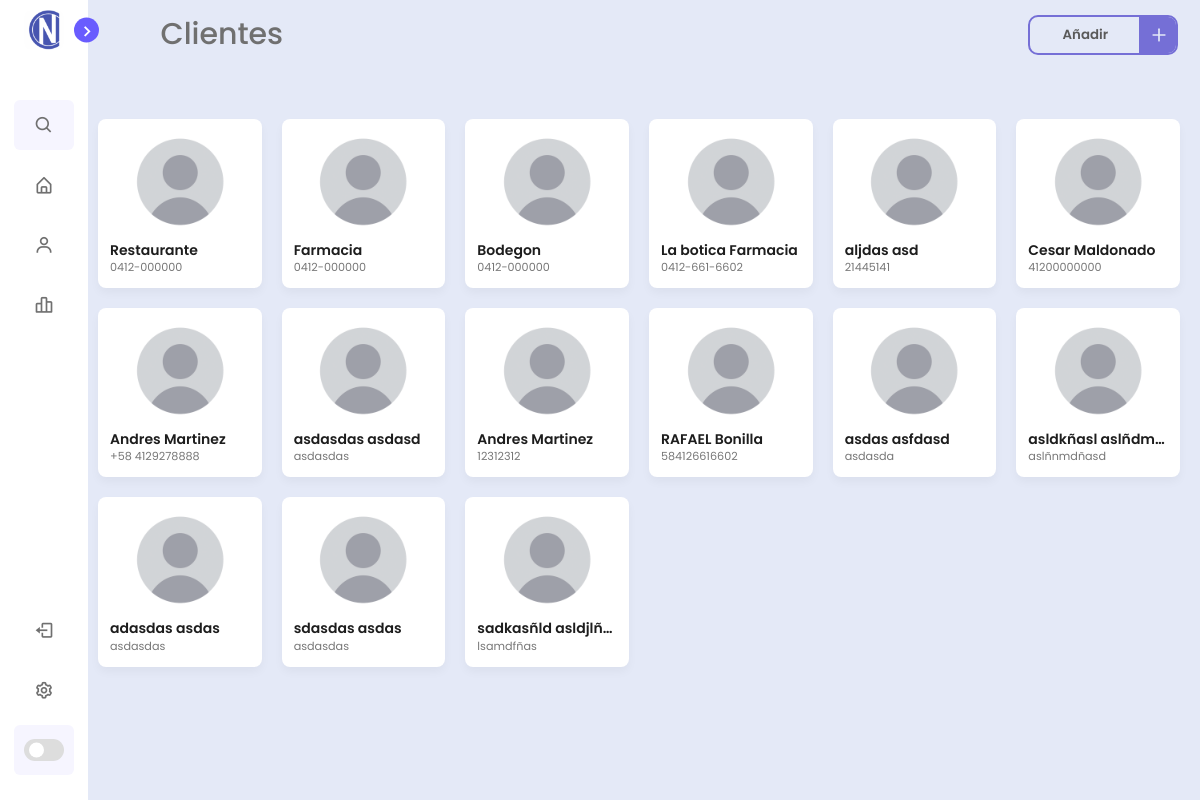
Page /Clients (signed in) on the committed database.
### tables this page shows
CREATE TABLE clientProject (

projectClientId INTEGER PRIMARY KEY AUTOINCREMENT,

projectClientName TEXT,

projectClientNumber INTEGER
);

### new.py (the view)
@app.route("/Clients")
def clients():
    clients=try_clients()
    return  clients

### library/DB.py (called while the page is built)
def get_clients():
    conn = sqlite3.connect('library/database.db')
    cursor = conn.cursor()
    cursor.execute("SELECT projectClientName,ProjectClientNumber FROM clientProject")
    filas = cursor.fetchall()
    return filas

### library/URLs.py (called while the page is built)
def try_clients():
    if g.user:
        cliente=get_clients()
        return render_template("clients.html",user=g.user,cliente=cliente)
    flash("Debe de iniciar sesión primero.")
    return render_template("index.html")

### new.py (called while the page is built)
@app.before_request
def before_request():
    if "username" in session:
        g.user = session["username"]
    else:
        g.user = None

### templates/clients.html (shortened to what this page needs)
<!DOCTYPE html>
<html lang="en">
<head>
    <link rel="stylesheet" href="../static/css/clients.css">
    <link rel="stylesheet" href="../static/css/scrollbar.css">
    <link rel="stylesheet" href="https://cdnjs.cloudflare.com/ajax/libs/font-awesome/6.4.2/css/all.min.css">
    <link href='https://unpkg.com/boxicons@2.1.1/css/boxicons.min.css' rel='stylesheet'>
</head>
<body>
    <nav class="sidebar close">
        <header>
            <div class="image-text">
                <span class="image">
                    <img src="../static/img/icon.ico" alt="iconcopy">
                </span>
            </div>
            <i class='bx bx-chevron-right toggle'></i>
        </header>
        <div class="menu-bar">
            <div class="menu">
                <li class="search-box">
                    <i class='bx bx-search icon'></i>
                </li>
                <ul class="menu-links">
                    <li class="nav-link">
                        <a href="{{ url_for('home') }}">
                            <i class='bx bx-home-alt icon'></i>
                        </a>
                    </li>
                    <li class="nav-link">
                        <a href="{{ url_for('clients') }}">
                            <i class='bx bx-user icon'></i>
                        </a>
                    </li>
                    <li class="nav-link">
                        <a href="#">
                            <i class='bx bx-bar-chart-alt-2 icon'></i>
                        </a>
                    </li>
                </ul>
            </div>
            <div class="bottom-content">
                <li class="">
                    <a href="{{ url_for('logout') }}">
                        <i class='bx bx-log-out icon'></i>
                    </a>
                </li>
                <li class="">
                    <a href="{{ url_for('settings') }}">
                        <i class='bx bx-cog icon'></i>
                    </a>
                </li>
                <li class="mode">
                    <div class="toggle-switch">
                        <span class="switch"></span>
                    </div>
                </li>
            </div>
        </div>
    </nav>
    <section class="home">
        <div class="home-header">
            <div class="text">Clientes</div>
            <button class="add-btn" type="button" id="openModal">
                <span class="button__text">Añadir</span>
                <span class="button__icon">
                    <svg class="svg" fill="none" height="24" stroke="currentColor" stroke-linecap="round"
                        stroke-linejoin="round" stroke-width="2" viewBox="0 0 24 24" width="24"
                        xmlns="http://www.w3.org/2000/svg">
                        <line x1="12" x2="12" y1="5" y2="19"></line>
                        <line x1="5" x2="19" y1="12" y2="12"></line>
                    </svg>
                </span>
            </button>
        </div>
        <div class="card-list-client">
            {% for item in cliente %}
            <a href="https://www.google.com" style="text-decoration: none;" class="client-link">
                <div class="card-client">
                    <img src="../static/img/user-default.png" alt="User Image">
                    <p class="default-client-name">{{item[0]}}</p>
                    <p class="client-company">{{item[1]}}</p>
                </div>
            </a>
            {% endfor %}
    </section>
  </body>
</html>

### rows in the picture
clientProject: projectClientName "Restaurante", projectClientNumber "0412-000000"
clientProject: projectClientName "Farmacia", projectClientNumber "0412-000000"
clientProject: projectClientName "Bodegon", projectClientNumber "0412-000000"
clientProject: projectClientName "La botica Farmacia", projectClientNumber "0412-661-6602"
clientProject: projectClientName "aljdas asd", projectClientNumber "21445141"
clientProject: projectClientName "Cesar Maldonado", projectClientNumber "41200000000"
clientProject: projectClientName "Andres Martinez", projectClientNumber "+58 4129278888"
clientProject: projectClientName "asdasdas asdasd", projectClientNumber "asdasdas"
clientProject: projectClientName "Andres Martinez", projectClientNumber "12312312"
clientProject: projectClientName "RAFAEL Bonilla", projectClientNumber "584126616602"
clientProject: projectClientName "asdas asfdasd", projectClientNumber "asdasda"
clientProject: projectClientName "asldkñasl aslñdm…", projectClientNumber "aslñnmdñasd"
clientProject: projectClientName "adasdas asdas", projectClientNumber "asdasdas"
clientProject: projectClientName "sdasdas asdas", projectClientNumber "asdasdas"
clientProject: projectClientName "sadkasñld asldjlñ…", projectClientNumber "lsamdfñas"
